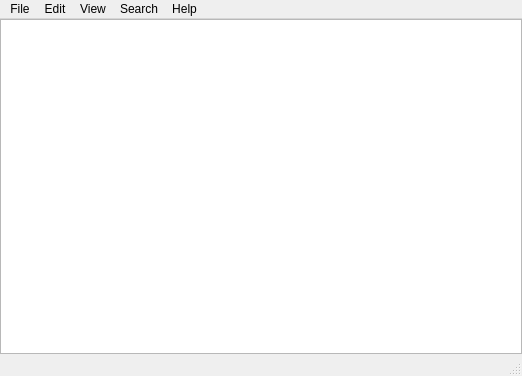
<?xml version="1.0" encoding="UTF-8"?>
<ui version="4.0">
 <class>main_python_console</class>
 <widget class="QMainWindow" name="main_python_console">
  <property name="geometry">
   <rect>
    <x>0</x>
    <y>0</y>
    <width>522</width>
    <height>376</height>
   </rect>
  </property>
  <property name="windowTitle">
   <string>V3D python console</string>
  </property>
  <widget class="QWidget" name="centralwidget">
   <layout class="QGridLayout" name="gridLayout">
    <property name="margin">
     <number>0</number>
    </property>
    <item row="0" column="0">
     <widget class="QPlainTextEdit" name="plainTextEdit">
      <property name="font">
       <font>
        <family>Courier New</family>
        <weight>75</weight>
        <bold>true</bold>
       </font>
      </property>
     </widget>
    </item>
   </layout>
  </widget>
  <widget class="QMenuBar" name="menubar">
   <property name="geometry">
    <rect>
     <x>0</x>
     <y>0</y>
     <width>522</width>
     <height>22</height>
    </rect>
   </property>
   <widget class="QMenu" name="menuFile">
    <property name="title">
     <string>File</string>
    </property>
   </widget>
   <widget class="QMenu" name="menuEdit">
    <property name="title">
     <string>Edit</string>
    </property>
   </widget>
   <widget class="QMenu" name="menuView">
    <property name="title">
     <string>View</string>
    </property>
   </widget>
   <widget class="QMenu" name="menuHelp">
    <property name="title">
     <string>Help</string>
    </property>
   </widget>
   <widget class="QMenu" name="menuSearch">
    <property name="title">
     <string>Search</string>
    </property>
   </widget>
   <addaction name="menuFile"/>
   <addaction name="menuEdit"/>
   <addaction name="menuView"/>
   <addaction name="menuSearch"/>
   <addaction name="menuHelp"/>
  </widget>
  <widget class="QStatusBar" name="statusbar"/>
 </widget>
 <resources/>
 <connections/>
</ui>
